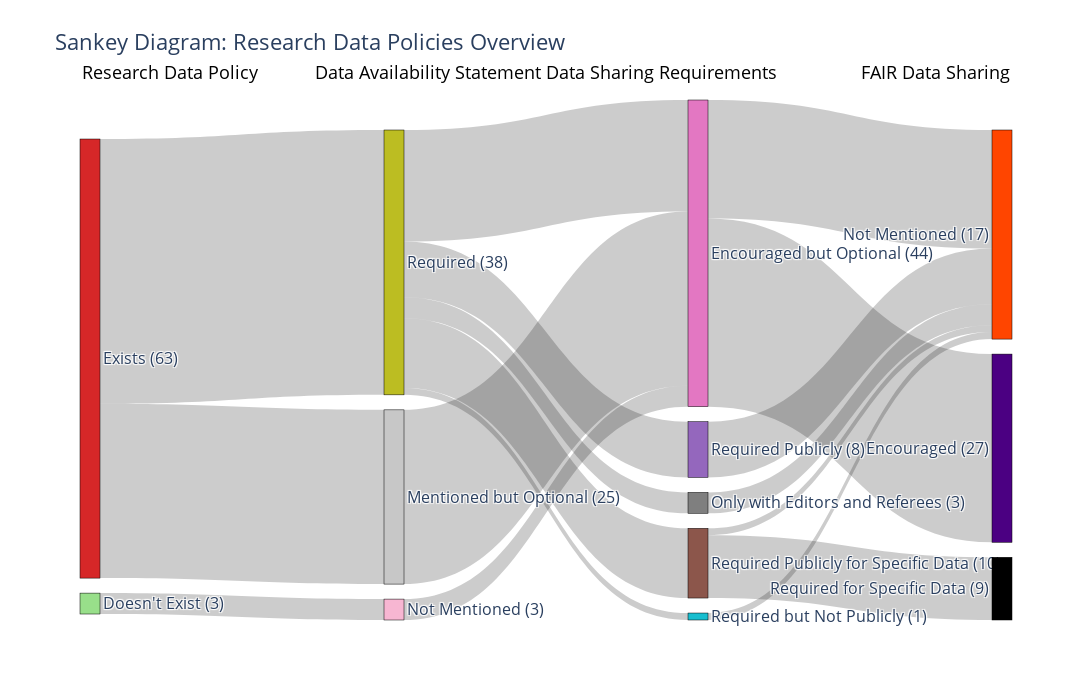

Write notebook code for a chart like this one.
### Code cell
import plotly.graph_objects as go

# Define nodes and labels for the Sankey diagram
labels = [
    "Doesn't Exist", "Exists",
    "Not Mentioned", "Mentioned but Optional", "Required",
    "Encouraged but Optional", "Only with Editors and Referees", "Required but Not Publicly",
    "Required Publicly", "Required Publicly for Specific Data",
    "Encouraged", "Not Mentioned", "Required for Specific Data"
]

# Map flow connections (source -> target) and their respective values
sources = [
    0, 1, 1, 
    2, 3, 4, 4, 4, 4, 4, 
    5, 5, 6, 7, 8, 9, 9
]
targets = [
    2, 3, 4, 
    5, 5, 5, 6, 7, 8, 9,
    10, 11, 11, 11, 11, 11, 12
]
values = [
    3, 25, 38,  # Data Availability Statement
    3, 25, 16, 3, 1, 8, 10,
    27, 17, 3, 1, 8, 1, 9 
]

# Create the Sankey diagram
fig = go.Figure(go.Sankey(
    node=dict(
        pad=15,
        thickness=20,
        line=dict(color="black", width=0.5),
        label=[f"{label} ({value})" for label, value in zip(labels, [3, 63, 3, 25, 38, 44, 3, 1, 8, 10, 27, 17, 9])],
        color=[
            "#98df8a", "#d62728", "#f7b6d2", "#c7c7c7",
            "#bcbd22", "#e377c2", "#7f7f7f", "#17becf",
            "#9467bd", "#8c564b", "#4b0082", "#ff4500"
        ]
    ),
    link=dict(
        source=sources,  # Source node indices
        target=targets,  # Target node indices
        value=values     # Values (weights)
    )
))

# Add labels above nodes for sections
annotations = [
    dict(x=0.0, y=1.08, text="Research Data Policy", showarrow=False, font_size=18, font_color="black"),
    dict(x=0.25, y=1.08, text="Data Availability Statement", showarrow=False, font_size=18, font_color="black"),
    dict(x=0.75, y=1.08, text="Data Sharing Requirements", showarrow=False, font_size=18, font_color="black"),
    dict(x=1, y=1.08, text="FAIR Data Sharing", showarrow=False, font_size=18, font_color="black")
]

# Update layout for better aesthetics and add annotations
fig.update_layout(
    title_text="Sankey Diagram: Research Data Policies Overview",
    font_size=16, width=1200, height=700,
    annotations=annotations
)

# Show the diagram
#fig.write_image("sankey_diagram.png")
fig.show()

### Figure 1 — Plotly figure (JSON) as saved in the notebook; plotly's stock layout.template omitted (floating-point values rounded to 4 significant figures)
{"data": [{"link": {"source": [0, 1, 1, 2, 3, 4, 4, 4, 4, 4, 5, 5, 6, 7, 8, 9, 9], "target": [2, 3, 4, 5, 5, 5, 6, 7, 8, 9, 10, 11, 11, 11, 11, 11, 12], "value": [3, 25, 38, 3, 25, 16, 3, 1, 8, 10, 27, 17, 3, 1, 8, 1, 9]}, "node": {"color": ["#98df8a", "#d62728", "#f7b6d2", "#c7c7c7", "#bcbd22", "#e377c2", "#7f7f7f", "#17becf", "#9467bd", "#8c564b", "#4b0082", "#ff4500"], "label": ["Doesn't Exist (3)", "Exists (63)", "Not Mentioned (3)", "Mentioned but Optional (25)", "Required (38)", "Encouraged but Optional (44)", "Only with Editors and Referees (3)", "Required but Not Publicly (1)", "Required Publicly (8)", "Required Publicly for Specific Data (10)", "Encouraged (27)", "Not Mentioned (17)", "Required for Specific Data (9)"], "line": {"color": "black", "width": 0.5}, "pad": 15, "thickness": 20}, "type": "sankey"}], "layout": {"annotations": [{"font": {"color": "black", "size": 18}, "showarrow": false, "text": "Research Data Policy", "x": 0, "y": 1.08}, {"font": {"color": "black", "size": 18}, "showarrow": false, "text": "Data Availability Statement", "x": 0.25, "y": 1.08}, {"font": {"color": "black", "size": 18}, "showarrow": false, "text": "Data Sharing Requirements", "x": 0.75, "y": 1.08}, {"font": {"color": "black", "size": 18}, "showarrow": false, "text": "FAIR Data Sharing", "x": 1, "y": 1.08}], "font": {"size": 16}, "height": 700, "title": {"text": "Sankey Diagram: Research Data Policies Overview"}, "width": 1200}}
